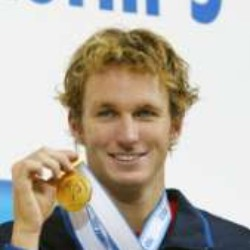
#> input picture lfw/Aaron_Peirsol/Aaron_Peirsol_0001.jpg, 250 x 250 px, found by its file name; its folder holds only this picture in this run
$ jupyter execute --allow-errors SiamNet.ipynb   (shell and % lines are left out)
#> lines starting #> are read from the running program, lines starting #| are printed output that depends on the picture
[cell 1]
import cv2
import numpy  as np
from itertools import combinations, product
import random
import glob
import os
from PIL import Image
import matplotlib.pyplot  as plt
from mtcnn.mtcnn import MTCNN
from PIL import Image
from concurrent.futures import ProcessPoolExecutor, as_completed

[cell 2]
dataset_dir = "/content/SiamNet/lfw"
new_dataset_dir = 'new_lfw/'

[cell 3]
def read_image(image_path):
    try:
        image = Image.open(image_path)
#> image is the input picture: PIL image 250x250 RGB; mean R, G, B 184.9, 177.4, 165.9
        image = image.convert('RGB')
        return np.array(image)
    except Exception as e:
        print(f"Error reading image {image_path}: {e}")
        return None

def detect_and_crop_face(image_array):
    # Load the pre-trained Haar cascade for face detection
    face_cascade = cv2.CascadeClassifier(cv2.data.haarcascades + 'haarcascade_frontalface_default.xml')

    # Convert the image to grayscale
    gray_image = cv2.cvtColor(image_array, cv2.COLOR_RGB2GRAY)
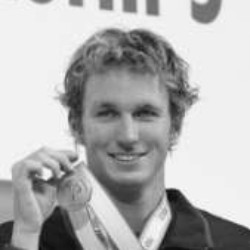
#> gray_image: shape (250, 250); min 10, max 254, mean 178.4

    # Detect faces in the image
    faces = face_cascade.detectMultiScale(gray_image, scaleFactor=1.1, minNeighbors=5, minSize=(30, 30))
#> faces = [[69, 68, 114, 114]]

    if len(faces) == 0:
        return None

    # Assume the first face is the desired one
    x, y, width, height = faces[0]
#> x = 69; y = 68; width = 114; height = 114
    cropped_image = image_array[y:y+height, x:x+width]
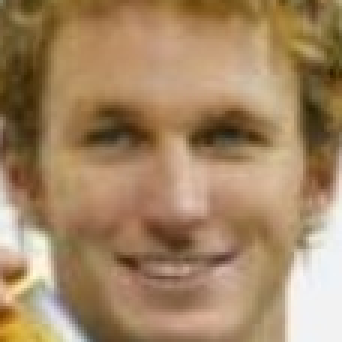
#> cropped_image: shape (114, 114, 3) (shown 3 times larger); mean R, G, B 163.6, 133.8, 99.7

    return cropped_image

def preprocess_image(image_array, target_size=(224, 224)):
    cropped_image = detect_and_crop_face(image_array)
    if cropped_image is None:
        return None

    resized_image = cv2.resize(cropped_image, target_size)
    normalized_image = resized_image / 255.0  # Normalize to [0, 1]

    return normalized_image

def process_image(imagefile, source_dir, dest_path, target_size):
    source_image = os.path.join(source_dir, imagefile)
    dest_image = os.path.join(dest_path, imagefile)

    image_array = read_image(source_image)
    if image_array is not None:
        preprocessed_image = preprocess_image(image_array, target_size)
        if preprocessed_image is not None:
            # Convert normalized image back to 8-bit for saving
            preprocessed_image_8bit = (preprocessed_image * 255).astype(np.uint8)
            cv2.imwrite(dest_image, cv2.cvtColor(preprocessed_image_8bit, cv2.COLOR_RGB2BGR))

def preprocess_lfw_dataset(dataset_dir, output_dir, target_size=(224, 224)):
    if not os.path.exists(output_dir):
        os.makedirs(output_dir)

    for name in sorted( os.listdir(dataset_dir) ):
        source_dir = os.path.join(dataset_dir, name)
        dest_path = os.path.join(output_dir, name)

        print(f"Processing {name}, contains {len(os.listdir(source_dir))} images ")
        if not os.path.exists(dest_path):
            os.makedirs(dest_path)

        for imagefile in os.listdir(source_dir):
            process_image(imagefile, source_dir, dest_path, target_size)
#> pass 2 of the loop in preprocess_lfw_dataset, `for name in sorted( os.listdir(dataset_dir) ):`:
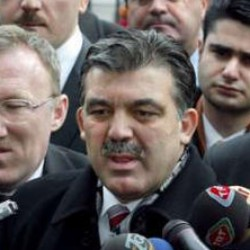
#> input picture lfw/Abdullah_Gul/Abdullah_Gul_0011.jpg, 250 x 250 px, found by its file name
#> in read_image, image is the input picture: PIL image 250x250 RGB; mean R, G, B 103.5, 95, 93.2
#> in detect_and_crop_face (call 2), `gray_image = cv2.cvtColor(image_array, cv2.COLOR_RGB2GRAY)`:
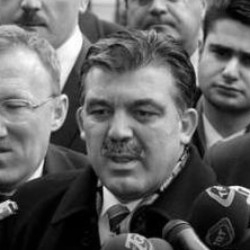
#> gray_image: shape (250, 250); min 0, max 255, mean 97.4
#> faces = [[65, 66, 120, 120]]
#> x = 65; y = 66; width = 120
#> in detect_and_crop_face (call 2), `cropped_image = image_array[y:y+height, x:x+width]`:
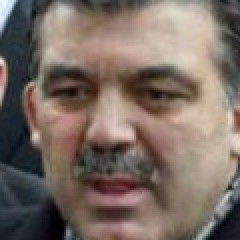
#> cropped_image: shape (120, 120, 3) (shown 2 times larger); mean R, G, B 122.6, 108, 99.8
#> pass 3 of the loop in preprocess_lfw_dataset, `for name in sorted( os.listdir(dataset_dir) ):`:
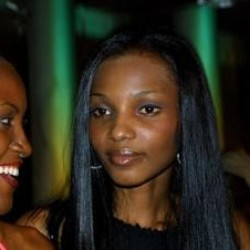
#> input picture lfw/Agbani_Darego/Agbani_Darego_0001.jpg, 250 x 250 px, found by its file name
#> in read_image, image is the input picture: PIL image 250x250 RGB; mean R, G, B 46.8, 41.9, 28.4
#> in detect_and_crop_face (call 3), `gray_image = cv2.cvtColor(image_array, cv2.COLOR_RGB2GRAY)`:
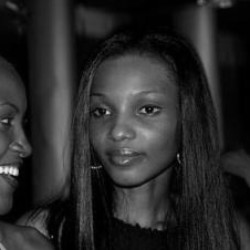
#> gray_image: shape (250, 250); min 0, max 240, mean 41.9
#> faces = [[64, 66, 122, 122]]
#> x = 64; width = 122
#> in detect_and_crop_face (call 3), `cropped_image = image_array[y:y+height, x:x+width]`:
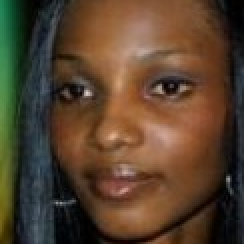
#> cropped_image: shape (122, 122, 3) (shown 2 times larger); mean R, G, B 86.9, 65.5, 45.4
#> the loop made 4 passes; the first 3 are shown
